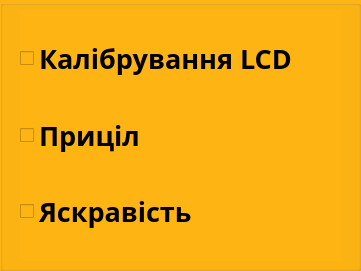
   <widget class="QGroupBox" name="groupBox_2">
    <property name="geometry">
     <rect>
      <x>0</x>
      <y>970</y>
      <width>361</width>
      <height>271</height>
     </rect>
    </property>
    <property name="palette">
     <palette>
      <active>
       <colorrole role="WindowText">
        <brush brushstyle="SolidPattern">
         <color alpha="255">
          <red>0</red>
          <green>0</green>
          <blue>0</blue>
         </color>
        </brush>
       </colorrole>
       <colorrole role="Button">
        <brush brushstyle="SolidPattern">
         <color alpha="255">
          <red>254</red>
          <green>180</green>
          <blue>19</blue>
         </color>
        </brush>
       </colorrole>
       <colorrole role="Light">
        <brush brushstyle="SolidPattern">
         <color alpha="255">
          <red>212</red>
          <green>255</green>
          <blue>223</blue>
         </color>
        </brush>
       </colorrole>
       <colorrole role="Midlight">
        <brush brushstyle="SolidPattern">
         <color alpha="255">
          <red>148</red>
          <green>255</green>
          <blue>175</blue>
         </color>
        </brush>
       </colorrole>
       <colorrole role="Dark">
        <brush brushstyle="SolidPattern">
         <color alpha="255">
          <red>42</red>
          <green>127</green>
          <blue>63</blue>
         </color>
        </brush>
       </colorrole>
       <colorrole role="Mid">
        <brush brushstyle="SolidPattern">
         <color alpha="255">
          <red>57</red>
          <green>170</green>
          <blue>85</blue>
         </color>
        </brush>
       </colorrole>
       <colorrole role="Text">
        <brush brushstyle="SolidPattern">
         <color alpha="255">
          <red>0</red>
          <green>0</green>
          <blue>0</blue>
         </color>
        </brush>
       </colorrole>
       <colorrole role="BrightText">
        <brush brushstyle="SolidPattern">
         <color alpha="255">
          <red>255</red>
          <green>255</green>
          <blue>255</blue>
         </color>
        </brush>
       </colorrole>
       <colorrole role="ButtonText">
        <brush brushstyle="SolidPattern">
         <color alpha="255">
          <red>0</red>
          <green>0</green>
          <blue>0</blue>
         </color>
        </brush>
       </colorrole>
       <colorrole role="Base">
        <brush brushstyle="SolidPattern">
         <color alpha="255">
          <red>254</red>
          <green>180</green>
          <blue>19</blue>
         </color>
        </brush>
       </colorrole>
       <colorrole role="Window">
        <brush brushstyle="SolidPattern">
         <color alpha="255">
          <red>254</red>
          <green>180</green>
          <blue>19</blue>
         </color>
        </brush>
       </colorrole>
       <colorrole role="Shadow">
        <brush brushstyle="SolidPattern">
         <color alpha="255">
          <red>0</red>
          <green>0</green>
          <blue>0</blue>
         </color>
        </brush>
       </colorrole>
       <colorrole role="AlternateBase">
        <brush brushstyle="SolidPattern">
         <color alpha="255">
          <red>170</red>
          <green>255</green>
          <blue>191</blue>
         </color>
        </brush>
       </colorrole>
       <colorrole role="ToolTipBase">
        <brush brushstyle="SolidPattern">
         <color alpha="255">
          <red>255</red>
          <green>255</green>
          <blue>220</blue>
         </color>
        </brush>
       </colorrole>
       <colorrole role="ToolTipText">
        <brush brushstyle="SolidPattern">
         <color alpha="255">
          <red>0</red>
          <green>0</green>
          <blue>0</blue>
         </color>
        </brush>
       </colorrole>
       <colorrole role="PlaceholderText">
        <brush brushstyle="SolidPattern">
         <color alpha="127">
          <red>0</red>
          <green>0</green>
          <blue>0</blue>
         </color>
        </brush>
       </colorrole>
      </active>
      <inactive>
       <colorrole role="WindowText">
        <brush brushstyle="SolidPattern">
         <color alpha="255">
          <red>0</red>
          <green>0</green>
          <blue>0</blue>
         </color>
        </brush>
       </colorrole>
       <colorrole role="Button">
        <brush brushstyle="SolidPattern">
         <color alpha="255">
          <red>254</red>
          <green>180</green>
          <blue>19</blue>
         </color>
        </brush>
       </colorrole>
       <colorrole role="Light">
        <brush brushstyle="SolidPattern">
         <color alpha="255">
          <red>212</red>
          <green>255</green>
          <blue>223</blue>
         </color>
        </brush>
       </colorrole>
       <colorrole role="Midlight">
        <brush brushstyle="SolidPattern">
         <color alpha="255">
          <red>148</red>
          <green>255</green>
          <blue>175</blue>
         </color>
        </brush>
       </colorrole>
       <colorrole role="Dark">
        <brush brushstyle="SolidPattern">
         <color alpha="255">
          <red>42</red>
          <green>127</green>
          <blue>63</blue>
         </color>
        </brush>
       </colorrole>
       <colorrole role="Mid">
        <brush brushstyle="SolidPattern">
         <color alpha="255">
          <red>57</red>
          <green>170</green>
          <blue>85</blue>
         </color>
        </brush>
       </colorrole>
       <colorrole role="Text">
        <brush brushstyle="SolidPattern">
         <color alpha="255">
          <red>0</red>
          <green>0</green>
          <blue>0</blue>
         </color>
        </brush>
       </colorrole>
       <colorrole role="BrightText">
        <brush brushstyle="SolidPattern">
         <color alpha="255">
          <red>255</red>
          <green>255</green>
          <blue>255</blue>
         </color>
        </brush>
       </colorrole>
       <colorrole role="ButtonText">
        <brush brushstyle="SolidPattern">
         <color alpha="255">
          <red>0</red>
          <green>0</green>
          <blue>0</blue>
         </color>
        </brush>
       </colorrole>
       <colorrole role="Base">
        <brush brushstyle="SolidPattern">
         <color alpha="255">
          <red>254</red>
          <green>180</green>
          <blue>19</blue>
         </color>
        </brush>
       </colorrole>
       <colorrole role="Window">
        <brush brushstyle="SolidPattern">
         <color alpha="255">
          <red>254</red>
          <green>180</green>
          <blue>19</blue>
         </color>
        </brush>
       </colorrole>
       <colorrole role="Shadow">
        <brush brushstyle="SolidPattern">
         <color alpha="255">
          <red>0</red>
          <green>0</green>
          <blue>0</blue>
         </color>
        </brush>
       </colorrole>
       <colorrole role="AlternateBase">
        <brush brushstyle="SolidPattern">
         <color alpha="255">
          <red>170</red>
          <green>255</green>
          <blue>191</blue>
         </color>
        </brush>
       </colorrole>
       <colorrole role="ToolTipBase">
        <brush brushstyle="SolidPattern">
         <color alpha="255">
          <red>255</red>
          <green>255</green>
          <blue>220</blue>
         </color>
        </brush>
       </colorrole>
       <colorrole role="ToolTipText">
        <brush brushstyle="SolidPattern">
         <color alpha="255">
          <red>0</red>
          <green>0</green>
          <blue>0</blue>
         </color>
        </brush>
       </colorrole>
       <colorrole role="PlaceholderText">
        <brush brushstyle="SolidPattern">
         <color alpha="127">
          <red>0</red>
          <green>0</green>
          <blue>0</blue>
         </color>
        </brush>
       </colorrole>
      </inactive>
      <disabled>
       <colorrole role="WindowText">
        <brush brushstyle="SolidPattern">
         <color alpha="255">
          <red>42</red>
          <green>127</green>
          <blue>63</blue>
         </color>
        </brush>
       </colorrole>
       <colorrole role="Button">
        <brush brushstyle="SolidPattern">
         <color alpha="255">
          <red>254</red>
          <green>180</green>
          <blue>19</blue>
         </color>
        </brush>
       </colorrole>
       <colorrole role="Light">
        <brush brushstyle="SolidPattern">
         <color alpha="255">
          <red>212</red>
          <green>255</green>
          <blue>223</blue>
         </color>
        </brush>
       </colorrole>
       <colorrole role="Midlight">
        <brush brushstyle="SolidPattern">
         <color alpha="255">
          <red>148</red>
          <green>255</green>
          <blue>175</blue>
         </color>
        </brush>
       </colorrole>
       <colorrole role="Dark">
        <brush brushstyle="SolidPattern">
         <color alpha="255">
          <red>42</red>
          <green>127</green>
          <blue>63</blue>
         </color>
        </brush>
       </colorrole>
       <colorrole role="Mid">
        <brush brushstyle="SolidPattern">
         <color alpha="255">
          <red>57</red>
          <green>170</green>
          <blue>85</blue>
         </color>
        </brush>
       </colorrole>
       <colorrole role="Text">
        <brush brushstyle="SolidPattern">
         <color alpha="255">
          <red>42</red>
          <green>127</green>
          <blue>63</blue>
         </color>
        </brush>
       </colorrole>
       <colorrole role="BrightText">
        <brush brushstyle="SolidPattern">
         <color alpha="255">
          <red>255</red>
          <green>255</green>
          <blue>255</blue>
         </color>
        </brush>
       </colorrole>
       <colorrole role="ButtonText">
        <brush brushstyle="SolidPattern">
         <color alpha="255">
          <red>42</red>
          <green>127</green>
          <blue>63</blue>
         </color>
        </brush>
       </colorrole>
       <colorrole role="Base">
        <brush brushstyle="SolidPattern">
         <color alpha="255">
          <red>254</red>
          <green>180</green>
          <blue>19</blue>
         </color>
        </brush>
       </colorrole>
       <colorrole role="Window">
        <brush brushstyle="SolidPattern">
         <color alpha="255">
          <red>254</red>
          <green>180</green>
          <blue>19</blue>
         </color>
        </brush>
       </colorrole>
       <colorrole role="Shadow">
        <brush brushstyle="SolidPattern">
         <color alpha="255">
          <red>0</red>
          <green>0</green>
          <blue>0</blue>
         </color>
        </brush>
       </colorrole>
       <colorrole role="AlternateBase">
        <brush brushstyle="SolidPattern">
         <color alpha="255">
          <red>85</red>
          <green>255</green>
          <blue>127</blue>
         </color>
        </brush>
       </colorrole>
       <colorrole role="ToolTipBase">
        <brush brushstyle="SolidPattern">
         <color alpha="255">
          <red>255</red>
          <green>255</green>
          <blue>220</blue>
         </color>
        </brush>
       </colorrole>
       <colorrole role="ToolTipText">
        <brush brushstyle="SolidPattern">
         <color alpha="255">
          <red>0</red>
          <green>0</green>
          <blue>0</blue>
         </color>
        </brush>
       </colorrole>
       <colorrole role="PlaceholderText">
        <brush brushstyle="SolidPattern">
         <color alpha="127">
          <red>42</red>
          <green>127</green>
          <blue>63</blue>
         </color>
        </brush>
       </colorrole>
      </disabled>
     </palette>
    </property>
    <property name="styleSheet">
     <string notr="true">background-color: rgb(254, 180, 19)</string>
    </property>
    <property name="title">
     <string/>
    </property>
    <widget class="QWidget" name="layoutWidget_9">
     <property name="geometry">
      <rect>
       <x>20</x>
       <y>10</y>
       <width>321</width>
       <height>251</height>
      </rect>
     </property>
     <layout class="QFormLayout" name="formLayout_9">
      <item row="1" column="0">
       <widget class="QCheckBox" name="checkBox_30">
        <property name="font">
         <font>
          <family>Sitka Banner Semibold</family>
          <pointsize>20</pointsize>
          <bold>true</bold>
         </font>
        </property>
        <property name="text">
         <string>Калібрування LCD</string>
        </property>
       </widget>
      </item>
      <item row="1" column="1">
       <spacer name="horizontalSpacer_7">
        <property name="orientation">
         <enum>Qt::Horizontal</enum>
        </property>
        <property name="sizeHint" stdset="0">
         <size>
          <width>40</width>
          <height>20</height>
         </size>
        </property>
       </spacer>
      </item>
      <item row="3" column="0">
       <spacer name="verticalSpacer_10">
        <property name="orientation">
         <enum>Qt::Vertical</enum>
        </property>
        <property name="sizeHint" stdset="0">
         <size>
          <width>20</width>
          <height>40</height>
         </size>
        </property>
       </spacer>
      </item>
      <item row="4" column="0">
       <widget class="QCheckBox" name="checkBox_31">
        <property name="font">
         <font>
          <family>Sitka Banner Semibold</family>
          <pointsize>20</pointsize>
          <bold>true</bold>
         </font>
        </property>
        <property name="text">
         <string>Приціл</string>
        </property>
       </widget>
      </item>
      <item row="4" column="1">
       <spacer name="horizontalSpacer_9">
        <property name="orientation">
         <enum>Qt::Horizontal</enum>
        </property>
        <property name="sizeHint" stdset="0">
         <size>
          <width>40</width>
          <height>20</height>
         </size>
        </property>
       </spacer>
      </item>
      <item row="5" column="0">
       <spacer name="verticalSpacer_11">
        <property name="orientation">
         <enum>Qt::Vertical</enum>
        </property>
        <property name="sizeHint" stdset="0">
         <size>
          <width>20</width>
          <height>40</height>
         </size>
        </property>
       </spacer>
      </item>
      <item row="6" column="0">
       <widget class="QCheckBox" name="checkBox_32">
        <property name="font">
         <font>
          <family>Sitka Banner Semibold</family>
          <pointsize>20</pointsize>
          <bold>true</bold>
         </font>
        </property>
        <property name="text">
         <string>Яскравість</string>
        </property>
       </widget>
      </item>
      <item row="6" column="1">
       <spacer name="horizontalSpacer_10">
        <property name="orientation">
         <enum>Qt::Horizontal</enum>
        </property>
        <property name="sizeHint" stdset="0">
         <size>
          <width>40</width>
          <height>20</height>
         </size>
        </property>
       </spacer>
      </item>
      <item row="7" column="0">
       <spacer name="verticalSpacer_12">
        <property name="orientation">
         <enum>Qt::Vertical</enum>
        </property>
        <property name="sizeHint" stdset="0">
         <size>
          <width>20</width>
          <height>40</height>
         </size>
        </property>
       </spacer>
      </item>
      <item row="0" column="0">
       <spacer name="verticalSpacer_13">
        <property name="orientation">
         <enum>Qt::Vertical</enum>
        </property>
        <property name="sizeHint" stdset="0">
         <size>
          <width>20</width>
          <height>40</height>
         </size>
        </property>
       </spacer>
      </item>
     </layout>
    </widget>
   </widget>
